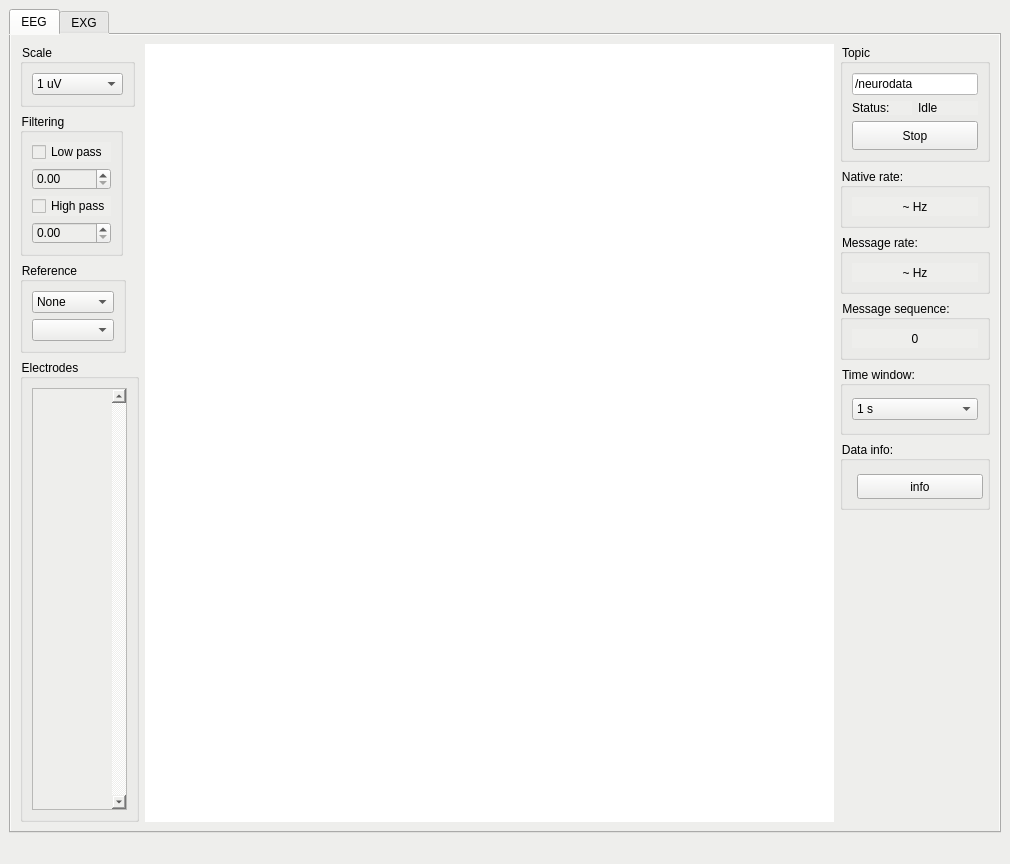
<?xml version="1.0" encoding="UTF-8"?>
<ui version="4.0">
 <class>NeuroVizPanel</class>
 <widget class="QMainWindow" name="NeuroVizPanel">
  <property name="geometry">
   <rect>
    <x>0</x>
    <y>0</y>
    <width>1010</width>
    <height>864</height>
   </rect>
  </property>
  <property name="sizePolicy">
   <sizepolicy hsizetype="Expanding" vsizetype="Expanding">
    <horstretch>0</horstretch>
    <verstretch>0</verstretch>
   </sizepolicy>
  </property>
  <property name="minimumSize">
   <size>
    <width>400</width>
    <height>600</height>
   </size>
  </property>
  <property name="windowTitle">
   <string>neuroviz</string>
  </property>
  <property name="autoFillBackground">
   <bool>false</bool>
  </property>
  <property name="styleSheet">
   <string notr="true">background-color: rgb(238, 238, 236);</string>
  </property>
  <property name="documentMode">
   <bool>false</bool>
  </property>
  <widget class="QWidget" name="centralwidget">
   <layout class="QHBoxLayout" name="horizontalLayout">
    <item>
     <layout class="QVBoxLayout" name="verticalLayout">
      <item>
       <widget class="QTabWidget" name="tabWidget">
        <property name="enabled">
         <bool>true</bool>
        </property>
        <property name="styleSheet">
         <string notr="true">background-color: rgb(238, 238, 236);</string>
        </property>
        <property name="currentIndex">
         <number>0</number>
        </property>
        <widget class="QWidget" name="eeg_tab">
         <attribute name="title">
          <string>EEG</string>
         </attribute>
         <layout class="QGridLayout" name="gridLayout_8">
          <item row="0" column="0">
           <layout class="QGridLayout" name="gridLayout" columnminimumwidth="0">
            <property name="rightMargin">
             <number>0</number>
            </property>
            <item row="0" column="0">
             <widget class="QGroupBox" name="groupBox">
              <property name="enabled">
               <bool>true</bool>
              </property>
              <property name="sizePolicy">
               <sizepolicy hsizetype="Fixed" vsizetype="Fixed">
                <horstretch>0</horstretch>
                <verstretch>0</verstretch>
               </sizepolicy>
              </property>
              <property name="maximumSize">
               <size>
                <width>115</width>
                <height>69</height>
               </size>
              </property>
              <property name="title">
               <string>Scale</string>
              </property>
              <layout class="QVBoxLayout" name="verticalLayout_3">
               <item>
                <widget class="QComboBox" name="ScaleValue">
                 <property name="sizePolicy">
                  <sizepolicy hsizetype="Minimum" vsizetype="Fixed">
                   <horstretch>0</horstretch>
                   <verstretch>0</verstretch>
                  </sizepolicy>
                 </property>
                 <property name="styleSheet">
                  <string notr="true">selection-background-color: rgb(136, 138, 133);</string>
                 </property>
                 <item>
                  <property name="text">
                   <string>1 uV</string>
                  </property>
                 </item>
                 <item>
                  <property name="text">
                   <string>2.5 uV</string>
                  </property>
                 </item>
                 <item>
                  <property name="text">
                   <string>5 uV</string>
                  </property>
                 </item>
                 <item>
                  <property name="text">
                   <string>10 uV</string>
                  </property>
                 </item>
                 <item>
                  <property name="text">
                   <string>25 uV</string>
                  </property>
                 </item>
                 <item>
                  <property name="text">
                   <string>50 uV</string>
                  </property>
                 </item>
                 <item>
                  <property name="text">
                   <string>100 uV</string>
                  </property>
                 </item>
                 <item>
                  <property name="text">
                   <string>250 uV</string>
                  </property>
                 </item>
                 <item>
                  <property name="text">
                   <string>500 uV</string>
                  </property>
                 </item>
                 <item>
                  <property name="text">
                   <string>1 mV</string>
                  </property>
                 </item>
                 <item>
                  <property name="text">
                   <string>2.5 mV</string>
                  </property>
                 </item>
                 <item>
                  <property name="text">
                   <string>5 mV</string>
                  </property>
                 </item>
                 <item>
                  <property name="text">
                   <string>10 mV</string>
                  </property>
                 </item>
                 <item>
                  <property name="text">
                   <string>25 mV</string>
                  </property>
                 </item>
                 <item>
                  <property name="text">
                   <string>50 mV</string>
                  </property>
                 </item>
                </widget>
               </item>
              </layout>
             </widget>
            </item>
            <item row="1" column="0">
             <widget class="QGroupBox" name="groupBox_2">
              <property name="sizePolicy">
               <sizepolicy hsizetype="Fixed" vsizetype="Fixed">
                <horstretch>0</horstretch>
                <verstretch>0</verstretch>
               </sizepolicy>
              </property>
              <property name="title">
               <string>Filtering</string>
              </property>
              <layout class="QVBoxLayout" name="verticalLayout_4">
               <item>
                <widget class="QCheckBox" name="LowPassCheck">
                 <property name="text">
                  <string>Low pass</string>
                 </property>
                </widget>
               </item>
               <item>
                <widget class="QDoubleSpinBox" name="LowPassValue"/>
               </item>
               <item>
                <widget class="QCheckBox" name="HighPassCheck">
                 <property name="text">
                  <string>High pass</string>
                 </property>
                </widget>
               </item>
               <item>
                <widget class="QDoubleSpinBox" name="HighPassValue"/>
               </item>
              </layout>
             </widget>
            </item>
            <item row="2" column="0">
             <widget class="QGroupBox" name="groupBox_3">
              <property name="sizePolicy">
               <sizepolicy hsizetype="Fixed" vsizetype="Fixed">
                <horstretch>0</horstretch>
                <verstretch>0</verstretch>
               </sizepolicy>
              </property>
              <property name="title">
               <string>Reference</string>
              </property>
              <layout class="QVBoxLayout" name="verticalLayout_5">
               <item>
                <widget class="QComboBox" name="ReferenceValue">
                 <property name="styleSheet">
                  <string notr="true">selection-background-color: rgb(136, 138, 133);</string>
                 </property>
                 <item>
                  <property name="text">
                   <string>None</string>
                  </property>
                 </item>
                 <item>
                  <property name="text">
                   <string>Average</string>
                  </property>
                 </item>
                 <item>
                  <property name="text">
                   <string>Electrode</string>
                  </property>
                 </item>
                 <item>
                  <property name="text">
                   <string>Bipole</string>
                  </property>
                 </item>
                </widget>
               </item>
               <item>
                <widget class="QComboBox" name="ReferenceOpt">
                 <property name="styleSheet">
                  <string notr="true">selection-background-color: rgb(136, 138, 133);</string>
                 </property>
                </widget>
               </item>
              </layout>
             </widget>
            </item>
            <item row="3" column="0">
             <widget class="QGroupBox" name="groupBox_4">
              <property name="sizePolicy">
               <sizepolicy hsizetype="Fixed" vsizetype="Expanding">
                <horstretch>0</horstretch>
                <verstretch>0</verstretch>
               </sizepolicy>
              </property>
              <property name="minimumSize">
               <size>
                <width>119</width>
                <height>0</height>
               </size>
              </property>
              <property name="maximumSize">
               <size>
                <width>119</width>
                <height>16777215</height>
               </size>
              </property>
              <property name="title">
               <string>Electrodes</string>
              </property>
              <layout class="QVBoxLayout" name="verticalLayout_6">
               <item>
                <widget class="QListWidget" name="ChannelsList">
                 <property name="sizePolicy">
                  <sizepolicy hsizetype="Expanding" vsizetype="Preferred">
                   <horstretch>0</horstretch>
                   <verstretch>0</verstretch>
                  </sizepolicy>
                 </property>
                 <property name="minimumSize">
                  <size>
                   <width>0</width>
                   <height>20</height>
                  </size>
                 </property>
                 <property name="verticalScrollBarPolicy">
                  <enum>Qt::ScrollBarAlwaysOn</enum>
                 </property>
                 <property name="sizeAdjustPolicy">
                  <enum>QAbstractScrollArea::AdjustIgnored</enum>
                 </property>
                 <property name="selectionMode">
                  <enum>QAbstractItemView::ExtendedSelection</enum>
                 </property>
                </widget>
               </item>
              </layout>
             </widget>
            </item>
           </layout>
          </item>
          <item row="0" column="3">
           <layout class="QGridLayout" name="gridLayout_2">
            <item row="6" column="0">
             <spacer name="verticalSpacer">
              <property name="orientation">
               <enum>Qt::Vertical</enum>
              </property>
              <property name="sizeHint" stdset="0">
               <size>
                <width>20</width>
                <height>40</height>
               </size>
              </property>
             </spacer>
            </item>
            <item row="2" column="0">
             <widget class="QGroupBox" name="groupBox_7">
              <property name="sizePolicy">
               <sizepolicy hsizetype="Preferred" vsizetype="Expanding">
                <horstretch>0</horstretch>
                <verstretch>0</verstretch>
               </sizepolicy>
              </property>
              <property name="maximumSize">
               <size>
                <width>16777215</width>
                <height>60</height>
               </size>
              </property>
              <property name="title">
               <string>Message rate:</string>
              </property>
              <layout class="QGridLayout" name="gridLayout_5">
               <item row="0" column="0">
                <widget class="QLabel" name="MessageRateLabel">
                 <property name="sizePolicy">
                  <sizepolicy hsizetype="Preferred" vsizetype="Preferred">
                   <horstretch>0</horstretch>
                   <verstretch>0</verstretch>
                  </sizepolicy>
                 </property>
                 <property name="text">
                  <string>~ Hz</string>
                 </property>
                 <property name="alignment">
                  <set>Qt::AlignCenter</set>
                 </property>
                </widget>
               </item>
              </layout>
             </widget>
            </item>
            <item row="3" column="0">
             <widget class="QGroupBox" name="groupBox_9">
              <property name="sizePolicy">
               <sizepolicy hsizetype="Preferred" vsizetype="Expanding">
                <horstretch>0</horstretch>
                <verstretch>0</verstretch>
               </sizepolicy>
              </property>
              <property name="maximumSize">
               <size>
                <width>16777215</width>
                <height>60</height>
               </size>
              </property>
              <property name="title">
               <string>Message sequence:</string>
              </property>
              <layout class="QGridLayout" name="gridLayout_6">
               <item row="0" column="0">
                <widget class="QLabel" name="MessageSeqLabel">
                 <property name="sizePolicy">
                  <sizepolicy hsizetype="Preferred" vsizetype="Preferred">
                   <horstretch>0</horstretch>
                   <verstretch>0</verstretch>
                  </sizepolicy>
                 </property>
                 <property name="text">
                  <string>0</string>
                 </property>
                 <property name="alignment">
                  <set>Qt::AlignCenter</set>
                 </property>
                </widget>
               </item>
              </layout>
             </widget>
            </item>
            <item row="4" column="0">
             <widget class="QGroupBox" name="groupBox_8">
              <property name="sizePolicy">
               <sizepolicy hsizetype="Preferred" vsizetype="Preferred">
                <horstretch>0</horstretch>
                <verstretch>0</verstretch>
               </sizepolicy>
              </property>
              <property name="minimumSize">
               <size>
                <width>0</width>
                <height>69</height>
               </size>
              </property>
              <property name="maximumSize">
               <size>
                <width>16777215</width>
                <height>16777215</height>
               </size>
              </property>
              <property name="title">
               <string>Time window:</string>
              </property>
              <layout class="QGridLayout" name="gridLayout_7">
               <item row="0" column="0">
                <widget class="QComboBox" name="TimeWindowValue">
                 <property name="styleSheet">
                  <string notr="true">selection-background-color: rgb(136, 138, 133);</string>
                 </property>
                 <item>
                  <property name="text">
                   <string>1 s</string>
                  </property>
                 </item>
                 <item>
                  <property name="text">
                   <string>2 s</string>
                  </property>
                 </item>
                 <item>
                  <property name="text">
                   <string>5 s</string>
                  </property>
                 </item>
                 <item>
                  <property name="text">
                   <string>10 s</string>
                  </property>
                 </item>
                 <item>
                  <property name="text">
                   <string>20 s</string>
                  </property>
                 </item>
                 <item>
                  <property name="text">
                   <string>30 s</string>
                  </property>
                 </item>
                </widget>
               </item>
              </layout>
             </widget>
            </item>
            <item row="1" column="0">
             <widget class="QGroupBox" name="groupBox_6">
              <property name="sizePolicy">
               <sizepolicy hsizetype="Preferred" vsizetype="Expanding">
                <horstretch>0</horstretch>
                <verstretch>0</verstretch>
               </sizepolicy>
              </property>
              <property name="maximumSize">
               <size>
                <width>16777215</width>
                <height>60</height>
               </size>
              </property>
              <property name="title">
               <string>Native rate:</string>
              </property>
              <layout class="QGridLayout" name="gridLayout_4">
               <item row="0" column="0">
                <widget class="QLabel" name="NativeRateLabel">
                 <property name="text">
                  <string>~ Hz</string>
                 </property>
                 <property name="alignment">
                  <set>Qt::AlignCenter</set>
                 </property>
                </widget>
               </item>
              </layout>
             </widget>
            </item>
            <item row="0" column="0">
             <widget class="QGroupBox" name="groupBox_5">
              <property name="sizePolicy">
               <sizepolicy hsizetype="Preferred" vsizetype="Fixed">
                <horstretch>0</horstretch>
                <verstretch>0</verstretch>
               </sizepolicy>
              </property>
              <property name="minimumSize">
               <size>
                <width>150</width>
                <height>118</height>
               </size>
              </property>
              <property name="maximumSize">
               <size>
                <width>0</width>
                <height>16777215</height>
               </size>
              </property>
              <property name="title">
               <string>Topic</string>
              </property>
              <layout class="QGridLayout" name="gridLayout_3">
               <item row="0" column="0" colspan="2">
                <widget class="QLineEdit" name="TopicValue">
                 <property name="focusPolicy">
                  <enum>Qt::StrongFocus</enum>
                 </property>
                 <property name="styleSheet">
                  <string notr="true">background-color: rgb(255, 255, 255);</string>
                 </property>
                 <property name="text">
                  <string>/neurodata</string>
                 </property>
                </widget>
               </item>
               <item row="1" column="0">
                <widget class="QLabel" name="label">
                 <property name="text">
                  <string>Status:</string>
                 </property>
                </widget>
               </item>
               <item row="1" column="1">
                <widget class="QLabel" name="TopicStatus">
                 <property name="text">
                  <string>Idle</string>
                 </property>
                </widget>
               </item>
               <item row="2" column="0" colspan="2">
                <widget class="QPushButton" name="TopicButton">
                 <property name="enabled">
                  <bool>true</bool>
                 </property>
                 <property name="sizePolicy">
                  <sizepolicy hsizetype="Expanding" vsizetype="Expanding">
                   <horstretch>0</horstretch>
                   <verstretch>0</verstretch>
                  </sizepolicy>
                 </property>
                 <property name="text">
                  <string>Stop</string>
                 </property>
                 <property name="checkable">
                  <bool>false</bool>
                 </property>
                 <property name="checked">
                  <bool>false</bool>
                 </property>
                </widget>
               </item>
              </layout>
             </widget>
            </item>
            <item row="5" column="0">
             <widget class="QGroupBox" name="groupBox_10">
              <property name="minimumSize">
               <size>
                <width>0</width>
                <height>69</height>
               </size>
              </property>
              <property name="title">
               <string>Data info:</string>
              </property>
              <widget class="QPushButton" name="infoButton">
               <property name="geometry">
                <rect>
                 <x>17</x>
                 <y>33</y>
                 <width>126</width>
                 <height>25</height>
                </rect>
               </property>
               <property name="text">
                <string>info</string>
               </property>
              </widget>
             </widget>
            </item>
           </layout>
          </item>
          <item row="0" column="2">
           <widget class="QCustomPlot" name="eegScope" native="true">
            <property name="sizePolicy">
             <sizepolicy hsizetype="Expanding" vsizetype="Expanding">
              <horstretch>0</horstretch>
              <verstretch>0</verstretch>
             </sizepolicy>
            </property>
            <property name="minimumSize">
             <size>
              <width>0</width>
              <height>0</height>
             </size>
            </property>
            <property name="styleSheet">
             <string notr="true">background-color: rgb(255, 255, 255);</string>
            </property>
           </widget>
          </item>
         </layout>
        </widget>
        <widget class="QWidget" name="tab_2">
         <property name="enabled">
          <bool>true</bool>
         </property>
         <attribute name="title">
          <string>EXG</string>
         </attribute>
        </widget>
       </widget>
      </item>
     </layout>
    </item>
   </layout>
  </widget>
  <widget class="QMenuBar" name="menubar">
   <property name="geometry">
    <rect>
     <x>0</x>
     <y>0</y>
     <width>1010</width>
     <height>22</height>
    </rect>
   </property>
  </widget>
  <widget class="QStatusBar" name="statusbar"/>
 </widget>
 <customwidgets>
  <customwidget>
   <class>QCustomPlot</class>
   <extends>QWidget</extends>
   <header location="global">qcustomplot.h</header>
   <container>1</container>
  </customwidget>
 </customwidgets>
 <tabstops>
  <tabstop>tabWidget</tabstop>
  <tabstop>ScaleValue</tabstop>
  <tabstop>LowPassCheck</tabstop>
  <tabstop>LowPassValue</tabstop>
  <tabstop>HighPassCheck</tabstop>
  <tabstop>HighPassValue</tabstop>
  <tabstop>ReferenceValue</tabstop>
  <tabstop>ReferenceOpt</tabstop>
  <tabstop>TopicValue</tabstop>
  <tabstop>TopicButton</tabstop>
  <tabstop>TimeWindowValue</tabstop>
 </tabstops>
 <resources/>
 <connections/>
</ui>
